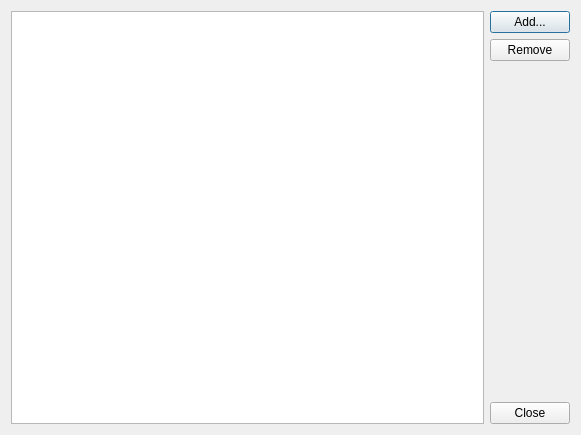
<?xml version="1.0" encoding="UTF-8"?>
<ui version="4.0">
 <class>MapManagerEditDirectoriesDialog</class>
 <widget class="QDialog" name="MapManagerEditDirectoriesDialog">
  <property name="geometry">
   <rect>
    <x>0</x>
    <y>0</y>
    <width>581</width>
    <height>435</height>
   </rect>
  </property>
  <property name="windowTitle">
   <string/>
  </property>
  <property name="styleSheet">
   <string notr="true">background-image: url(:/img/data/parchment.jpg);</string>
  </property>
  <layout class="QHBoxLayout" name="horizontalLayout">
   <item>
    <widget class="QListWidget" name="listWidget"/>
   </item>
   <item>
    <layout class="QVBoxLayout" name="verticalLayout">
     <item>
      <widget class="QPushButton" name="btnAdd">
       <property name="text">
        <string>Add...</string>
       </property>
      </widget>
     </item>
     <item>
      <widget class="QPushButton" name="btnRemove">
       <property name="text">
        <string>Remove</string>
       </property>
      </widget>
     </item>
     <item>
      <spacer name="verticalSpacer">
       <property name="orientation">
        <enum>Qt::Vertical</enum>
       </property>
       <property name="sizeHint" stdset="0">
        <size>
         <width>20</width>
         <height>40</height>
        </size>
       </property>
      </spacer>
     </item>
     <item>
      <widget class="QPushButton" name="btnClose">
       <property name="text">
        <string>Close</string>
       </property>
      </widget>
     </item>
    </layout>
   </item>
  </layout>
 </widget>
 <resources/>
 <connections>
  <connection>
   <sender>btnClose</sender>
   <signal>clicked()</signal>
   <receiver>MapManagerEditDirectoriesDialog</receiver>
   <slot>accept()</slot>
   <hints>
    <hint type="sourcelabel">
     <x>352</x>
     <y>278</y>
    </hint>
    <hint type="destinationlabel">
     <x>199</x>
     <y>149</y>
    </hint>
   </hints>
  </connection>
 </connections>
</ui>
